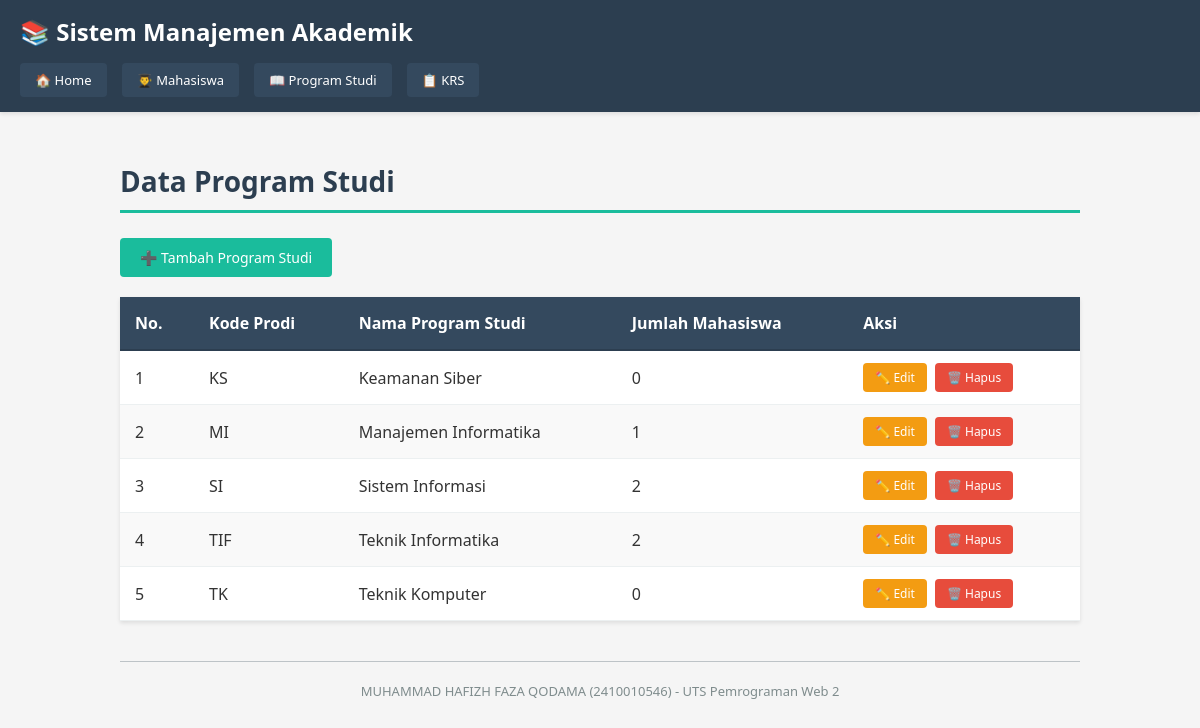
Page /prodi/index.php on the committed database.
### tables this page shows
CREATE TABLE IF NOT EXISTS prodi (
    id INT PRIMARY KEY AUTO_INCREMENT,
    nama_prodi VARCHAR(100) NOT NULL UNIQUE,
    kode_prodi VARCHAR(20) NOT NULL UNIQUE,
    created_at TIMESTAMP DEFAULT CURRENT_TIMESTAMP
);

### src/prodi/index.php (the view, shortened to what this page needs)
<?php
require_once '../config/koneksi.php';
$result = $conn->query("SELECT * FROM prodi ORDER BY nama_prodi ASC");
$prodi_list = $result->fetch_all(MYSQLI_ASSOC);
?>
<!DOCTYPE html>
<html lang="id">
<head>
    <link rel="stylesheet" href="../assets/style.css">
</head>
<body>
    <div class="navbar">
        <h1>📚 Sistem Manajemen Akademik</h1>
        <nav>
            <a href="../index.php">🏠 Home</a>
            <a href="../mahasiswa/index.php">👨‍🎓 Mahasiswa</a>
            <a href="../prodi/index.php">📖 Program Studi</a>
            <a href="../krs/index.php">📋 KRS</a>
        </nav>
    </div>
    <div class="container">
        <h2 class="page-title">Data Program Studi</h2>
        <div class="btn-container">
            <a href="tambah.php" class="btn btn-primary">➕ Tambah Program Studi</a>
        </div>
        <?php if (count($prodi_list) > 0): ?>
            <table>
                <thead>
                    <tr>
                        <th>No.</th>
                        <th>Kode Prodi</th>
                        <th>Nama Program Studi</th>
                        <th>Jumlah Mahasiswa</th>
                        <th>Aksi</th>
                    </tr>
                </thead>
                <tbody>
                    <?php foreach ($prodi_list as $index => $p): ?>
                        <?php
                        $mahasiswa_result = $conn->query("SELECT COUNT(*) as count FROM mahasiswa WHERE id_prodi = {$p['id']}");
                        $mahasiswa_count = $mahasiswa_result->fetch_assoc()['count'];
                        ?>
                        <tr>
                            <td><?php echo $index + 1; ?></td>
                            <td><?php echo htmlspecialchars($p['kode_prodi']); ?></td>
                            <td><?php echo htmlspecialchars($p['nama_prodi']); ?></td>
                            <td><?php echo $mahasiswa_count; ?></td>
                            <td>
                                <div class="action-buttons">
                                    <a href="edit.php?id=<?php echo $p['id']; ?>" class="btn btn-warning">✏️ Edit</a>
                                    <a href="index.php?hapus=<?php echo $p['id']; ?>" class="btn btn-danger" onclick="return confirm('Yakin ingin menghapus?')">🗑️ Hapus</a>
                                </div>
                            </td>
                        </tr>
                    <?php endforeach; ?>
                </tbody>
            </table>
        <?php else: ?>
            <div class="empty-message">
                📭 Belum ada data program studi
            </div>
        <?php endif; ?>
        <div class="footer">
            <p>MUHAMMAD HAFIZH FAZA QODAMA (2410010546) - UTS Pemrograman Web 2</p>
        </div>
    </div>
</body>
</html>

### src/assets/style.css (style rules this page uses)
* { margin: 0; padding: 0; box-sizing: border-box; }
body { font-family: 'Segoe UI', Tahoma, Geneva, Verdana, sans-serif; background-color: #f5f5f5; color: #333; }
.navbar { background-color: #2c3e50; color: white; padding: 15px 20px; margin-bottom: 30px; box-shadow: 0 2px 4px rgba(0,0,0,0.1); }
.navbar h1 { font-size: 24px; margin-bottom: 10px; }
.navbar nav { margin-top: 15px; display: flex; gap: 15px; flex-wrap: wrap; }
.navbar a { color: white; text-decoration: none; padding: 8px 15px; background-color: #34495e; border-radius: 4px; transition: background-color 0.3s; font-size: 13px; }
.container { max-width: 1000px; margin: 0 auto; padding: 20px; }
.page-title { color: #2c3e50; margin-bottom: 25px; font-size: 28px; border-bottom: 3px solid #1abc9c; padding-bottom: 10px; }
.btn-container { margin-bottom: 20px; display: flex; gap: 10px; flex-wrap: wrap; }
.btn { padding: 10px 20px; text-decoration: none; border: none; border-radius: 4px; cursor: pointer; transition: all 0.3s; font-size: 14px; font-weight: 500; }
.btn-primary { background-color: #1abc9c; color: white; }
.btn-danger { background-color: #e74c3c; color: white; }
.btn-warning { background-color: #f39c12; color: white; }
table { width: 100%; border-collapse: collapse; background-color: white; box-shadow: 0 2px 4px rgba(0,0,0,0.1); margin-top: 20px; }
table thead { background-color: #34495e; color: white; }
table th { padding: 15px; text-align: left; font-weight: 600; border-bottom: 2px solid #2c3e50; }
table td { padding: 12px 15px; border-bottom: 1px solid #ecf0f1; }
table tbody tr:nth-child(even) { background-color: #f9f9f9; }
.action-buttons { display: flex; gap: 8px; }
.action-buttons a, .action-buttons button { padding: 6px 12px; font-size: 12px; }
.footer { text-align: center; margin-top: 40px; padding-top: 20px; border-top: 1px solid #bdc3c7; color: #7f8c8d; font-size: 13px; }

### rows in the picture
prodi: kode_prodi "KS", nama_prodi "Keamanan Siber", mahasiswa_count "0"
prodi: kode_prodi "MI", nama_prodi "Manajemen Informatika", mahasiswa_count "1"
prodi: kode_prodi "SI", nama_prodi "Sistem Informasi", mahasiswa_count "2"
prodi: kode_prodi "TIF", nama_prodi "Teknik Informatika", mahasiswa_count "2"
prodi: kode_prodi "TK", nama_prodi "Teknik Komputer", mahasiswa_count "0"
